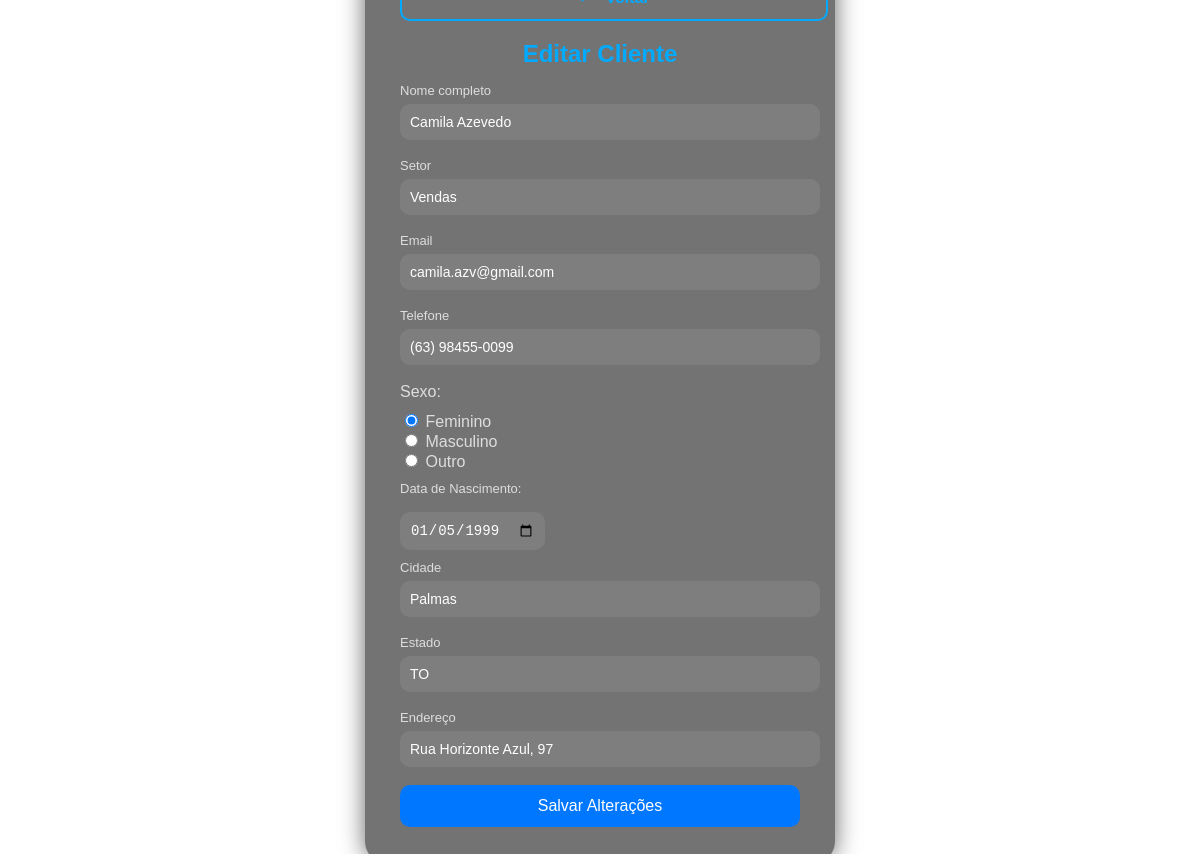
Screenshot of /edit.php?id=39 (signed in) with the database file from the repository.
### tables this page shows
CREATE TABLE `usuarios` (
  `id` int(11) NOT NULL AUTO_INCREMENT,
  `nome` varchar(100) NOT NULL,
  `setor` varchar(100) NOT NULL,
  `email` varchar(100) NOT NULL,
  `telefone` varchar(20) NOT NULL,
  `sexo` varchar(10) NOT NULL,
  `data_nasc` date NOT NULL,
  `cidade` varchar(100) NOT NULL,
  `estado` varchar(50) NOT NULL,
  `endereco` varchar(150) NOT NULL,
  PRIMARY KEY (`id`)
);

### edit.php (the view, shortened to what this page needs)
<?php
include_once('config.php');
if(!empty($_GET['id']))
{
    $id = intval($_GET['id']);
    $sqlSelect = "SELECT * FROM usuarios WHERE id=$id";
    $result = $conexao->query($sqlSelect);
    if($result && $result->num_rows > 0)
    {
        $user_data = mysqli_fetch_assoc($result);
        $nome       = $user_data['nome'];
        $setor      = $user_data['setor'];
        $email      = $user_data['email'];
        $telefone   = $user_data['telefone'];
        $sexo       = $user_data['sexo'];
        $data_nasc  = $user_data['data_nasc'];
        $cidade     = $user_data['cidade'];
        $estado     = $user_data['estado'];
        $endereco   = $user_data['endereco'];
    }
    else
    {
        header('Location: sistema.php');
        exit;
    }
}
else
{
    header('Location: sistema.php');
    exit;
}
?>
<!DOCTYPE html>
<html lang="pt-BR">
<head>
</head>
<body>
<div class="box">
    <a href="sistema.php" class="back-btn">⟵ Voltar</a>
    <form action="saveEdit.php" method="POST">
        <h1><b>Editar Cliente</b></h1>
        <div class="inputBox">
            <label class="labelInput" for="nome">Nome completo</label>
            <input type="text" name="nome" id="nome" class="inputUser" value="<?php echo isset($nome) ? htmlspecialchars($nome) : ''; ?>" required>
        </div>
        <div class="inputBox">
            <label class="labelInput" for="setor">Setor</label>
            <input type="text" name="setor" id="setor" class="inputUser" value="<?php echo isset($setor) ? htmlspecialchars($setor) : ''; ?>" required>
        </div>
        <div class="inputBox">
            <label class="labelInput" for="email">Email</label>
            <input type="text" name="email" id="email" class="inputUser" value="<?php echo isset($email) ? htmlspecialchars($email) : ''; ?>" required>
        </div>
        <div class="inputBox">
            <label class="labelInput" for="telefone">Telefone</label>
            <input type="tel" name="telefone" id="telefone" class="inputUser" value="<?php echo isset($telefone) ? htmlspecialchars($telefone) : ''; ?>" required>
        </div>
        <p style="margin: 10px 0; color:#ddd;">Sexo:</p>
        <label style="color:#ddd; margin-right: 10px;"><input type="radio" name="genero" value="feminino" <?php echo (isset($sexo) && $sexo == 'feminino') ? 'checked' : ''; ?>> Feminino</label><br>
        <label style="color:#ddd; margin-right: 10px;"><input type="radio" name="genero" value="masculino" <?php echo (isset($sexo) && $sexo == 'masculino') ? 'checked' : ''; ?>> Masculino</label><br>
        <label style="color:#ddd; margin-right: 10px;"><input type="radio" name="genero" value="outro" <?php echo (isset($sexo) && $sexo == 'outro') ? 'checked' : ''; ?>> Outro</label>
        <label class="labelInput" style="margin-top:10px;" for="data_nascimento">Data de Nascimento:</label>
        <input type="date" name="data_nascimento" id="data_nascimento" value="<?php echo isset($data_nasc) ? htmlspecialchars($data_nasc) : ''; ?>" required>
        <div class="inputBox">
            <label class="labelInput" for="cidade">Cidade</label>
            <input type="text" name="cidade" id="cidade" class="inputUser" value="<?php echo isset($cidade) ? htmlspecialchars($cidade) : ''; ?>" required>
        </div>
        <div class="inputBox">
            <label class="labelInput" for="estado">Estado</label>
            <input type="text" name="estado" id="estado" class="inputUser" value="<?php echo isset($estado) ? htmlspecialchars($estado) : ''; ?>" required>
        </div>
        <div class="inputBox">
            <label class="labelInput" for="endereco">Endereço</label>
            <input type="text" name="endereco" id="endereco" class="inputUser" value="<?php echo isset($endereco) ? htmlspecialchars($endereco) : ''; ?>" required>
        </div>
        <input type="submit" name="update" id="submit" value="Salvar Alterações">
    </form>
</div>
</body>
</html>

### edit.php (style rules this page uses)
body { font-family: Arial, Helvetica, sans-serif; background: url('https://images.unsplash.com/photo-1485217988980-11786ced9454?auto=format&fit=crop&w=1200&q=80'); background-size: cover; backdrop-filter: blur(5px); height: 100vh; margin: 0; display: flex; justify-content: center; align-items: center; }
.box { width: 400px; background: rgba(0,0,0,0.55); padding: 35px; border-radius: 20px; box-shadow: 0 0 25px rgba(0,0,0,.6); color: #fff; display: flex; flex-direction: column; gap: 14px; position:absolute; }
h1 { text-align: center; margin: 0; margin-bottom: 15px; font-size: 24px; color: #00aaff; }
.inputBox { margin-bottom: 18px; width: 100%; }
.inputUser { width: 100%; padding: 10px; border-radius: 10px; border: none; outline: none; background: rgba(255,255,255,.08); color: #fff; font-size: 14px; }
.labelInput { display: block; font-size: 13px; margin-bottom: 6px; color: #ddd; }
#data_nascimento { margin: 10px 0; font-size: 14px; padding: 10px; border-radius: 10px; border: none; background: rgba(255,255,255,.08); color: #fff; }
#submit { width: 100%; padding: 12px; background: #0077ff; border: none; border-radius: 10px; color: white; cursor: pointer; font-size: 16px; transition: .3s; }
.back-btn { display: block; width: 100%; padding: 12px; background: transparent; border: 2px solid #00aaff; border-radius: 10px; text-align: center; color: #00aaff; font-size: 16px; font-weight: bold; text-decoration: none; transition: .3s; margin-bottom: 5px; }

### rows the page displays
usuarios: nome "Camila Azevedo", setor "Vendas", email "camila.azv@gmail.com", telefone "(63) 98455-0099", sexo "☑ Feminino", sexo "☐ Masculino", sexo "☐ Outro", data_nascimento "01/05/1999", cidade "Palmas", estado "TO", endereco "Rua Horizonte Azul, 97"
